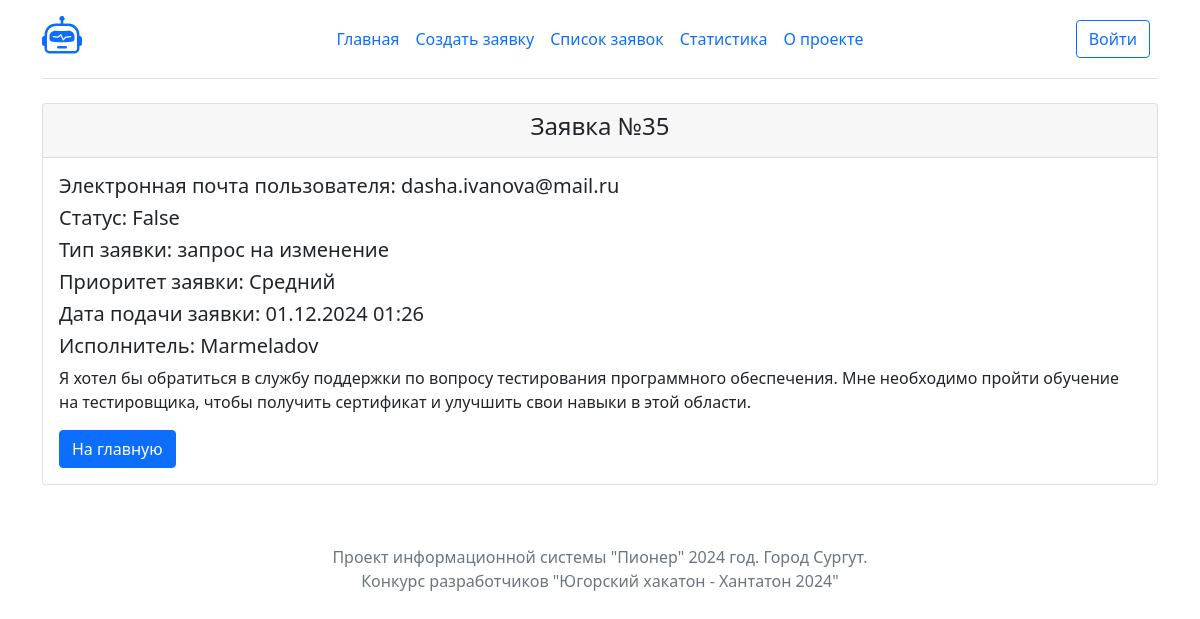
Page /task/35/ on the committed database.
### tasks/models.py (models this page shows, shortened)
class Task(models.Model):
    title = models.CharField(max_length=1024, null=True)
    message = models.TextField()
    authors = models.CharField(max_length=1024)
    contractor = models.ForeignKey(User, on_delete=models.CASCADE, null=True)
    created = models.DateTimeField("date published", auto_now_add= True)
    closed = models.BooleanField(default=False)
    typetask = models.ForeignKey(TypeTask, on_delete=models.CASCADE, null=True)
    priority = models.ForeignKey(Priority, on_delete=models.CASCADE, null=True)

class TypeTask(models.Model):
    type = models.CharField(max_length=50, null=True)
    def __str__(self):
        return self.type

class Priority(models.Model):
    level = models.CharField(max_length=50, null=True)
    def __str__(self):
        return self.level

### tasks/views.py (the view)
# urls.py: path("task/<int:task_id>/", views.task_info, name="task_info"),
def task_info(request, task_id):
    task = Task.objects.get(id=task_id)
    return render(request, 'tasks/task_info.html', {'task': task})

### tasks/templates/tasks/task_info.html
{% extends "tasks/base.html" %}
{% block content %}
    <div class="container">
        <div class="row">
            <div class="col-lg-12">
                <div class="card">
                    <div class="card-header">
                    <h4 class="text-center text">Заявка №{{ task.pk }}</h4>
                    </div>
                    <div class="card-body">
                        <h5 class="card-title">Электронная почта пользователя: {{ task.authors }}</h5>
                        <h5 class="card-title">Статус: {{ task.closed }}</h5>
                        <h5 class="card-title">Тип заявки: {{ task.typetask }}</h5>
                        <h5 class="card-title">Приоритет заявки: {{ task.priority }}</h5>
                        <h5 class="card-title">Дата подачи заявки: {{ task.created|date:'d.m.Y H:i' }}</h5>
                        <h5 class="card-title">Исполнитель: {{ task.contractor }}</h5>
                        <p class="card-text">{{ task.message }}</p>
                        <a href="/" class="btn btn-primary">На главную</a>
                    </div>
                </div>
            </div>
        </div>
    </div>
{% endblock %}

### rows in the picture
Task: pk "35", authors "dasha.ivanova@mail.ru", closed "False", typetask "запрос на изменение", priority "Средний", created "01.12.2024 01:26", contractor "Marmeladov", message "Я хотел бы обратиться в службу поддержки по вопросу тестирования программного обеспечения. Мне необходимо пройти обучение на тестировщика, чтобы получить сертификат и улучшить свои навыки в этой области."
